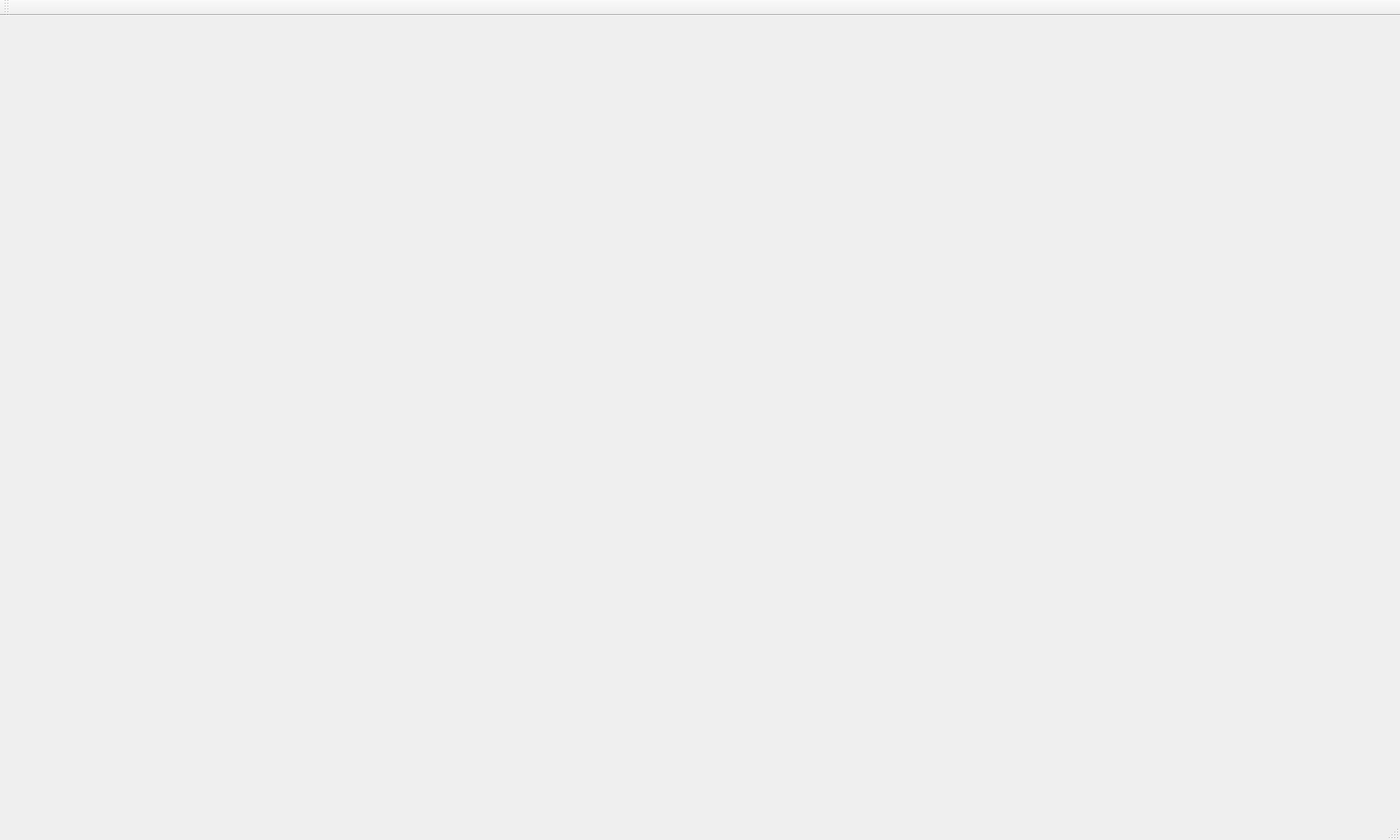
<?xml version="1.0" encoding="UTF-8"?>
<ui version="4.0">
 <class>MainWindow</class>
 <widget class="QMainWindow" name="MainWindow">
  <property name="geometry">
   <rect>
    <x>0</x>
    <y>0</y>
    <width>1500</width>
    <height>900</height>
   </rect>
  </property>
  <property name="windowTitle">
   <string>MainWindow</string>
  </property>
  <widget class="QWidget" name="centralWidget"/>
  <widget class="QMenuBar" name="menuBar">
   <property name="geometry">
    <rect>
     <x>0</x>
     <y>0</y>
     <width>1500</width>
     <height>25</height>
    </rect>
   </property>
  </widget>
  <widget class="QToolBar" name="mainToolBar">
   <attribute name="toolBarArea">
    <enum>TopToolBarArea</enum>
   </attribute>
   <attribute name="toolBarBreak">
    <bool>false</bool>
   </attribute>
  </widget>
  <widget class="QStatusBar" name="statusBar"/>
 </widget>
 <layoutdefault spacing="6" margin="11"/>
 <resources/>
 <connections/>
</ui>
